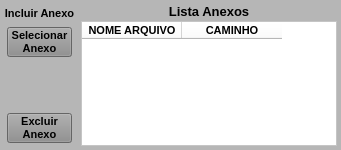
           <widget class="QWidget" name="widget_Cor6" native="true">
            <property name="maximumSize">
             <size>
              <width>16777215</width>
              <height>150</height>
             </size>
            </property>
            <property name="font">
             <font>
              <pointsize>8</pointsize>
             </font>
            </property>
            <property name="styleSheet">
             <string notr="true">background-color: rgb(182, 182, 182);</string>
            </property>
            <layout class="QHBoxLayout" name="horizontalLayout_7">
             <property name="spacing">
              <number>2</number>
             </property>
             <property name="leftMargin">
              <number>2</number>
             </property>
             <property name="topMargin">
              <number>2</number>
             </property>
             <property name="rightMargin">
              <number>2</number>
             </property>
             <property name="bottomMargin">
              <number>2</number>
             </property>
             <item>
              <widget class="QWidget" name="widget_31" native="true">
               <property name="minimumSize">
                <size>
                 <width>0</width>
                 <height>0</height>
                </size>
               </property>
               <property name="maximumSize">
                <size>
                 <width>86</width>
                 <height>16777215</height>
                </size>
               </property>
               <property name="font">
                <font>
                 <pointsize>8</pointsize>
                </font>
               </property>
               <property name="styleSheet">
                <string notr="true"/>
               </property>
               <layout class="QVBoxLayout" name="verticalLayout_11">
                <property name="spacing">
                 <number>2</number>
                </property>
                <property name="leftMargin">
                 <number>2</number>
                </property>
                <property name="topMargin">
                 <number>2</number>
                </property>
                <property name="rightMargin">
                 <number>2</number>
                </property>
                <property name="bottomMargin">
                 <number>2</number>
                </property>
                <item>
                 <widget class="QLabel" name="label_10">
                  <property name="maximumSize">
                   <size>
                    <width>16777215</width>
                    <height>18</height>
                   </size>
                  </property>
                  <property name="font">
                   <font>
                    <pointsize>8</pointsize>
                    <weight>75</weight>
                    <bold>true</bold>
                   </font>
                  </property>
                  <property name="text">
                   <string>Incluir Anexo</string>
                  </property>
                  <property name="alignment">
                   <set>Qt::AlignCenter</set>
                  </property>
                 </widget>
                </item>
                <item>
                 <widget class="QWidget" name="widget_35" native="true">
                  <property name="font">
                   <font>
                    <pointsize>8</pointsize>
                   </font>
                  </property>
                  <property name="styleSheet">
                   <string notr="true"/>
                  </property>
                  <layout class="QVBoxLayout" name="verticalLayout_7">
                   <property name="spacing">
                    <number>3</number>
                   </property>
                   <property name="leftMargin">
                    <number>3</number>
                   </property>
                   <property name="topMargin">
                    <number>3</number>
                   </property>
                   <property name="rightMargin">
                    <number>3</number>
                   </property>
                   <property name="bottomMargin">
                    <number>3</number>
                   </property>
                   <item>
                    <widget class="QPushButton" name="btn_SelecionarAnexo">
                     <property name="sizePolicy">
                      <sizepolicy hsizetype="Preferred" vsizetype="Preferred">
                       <horstretch>0</horstretch>
                       <verstretch>0</verstretch>
                      </sizepolicy>
                     </property>
                     <property name="minimumSize">
                      <size>
                       <width>0</width>
                       <height>0</height>
                      </size>
                     </property>
                     <property name="maximumSize">
                      <size>
                       <width>65</width>
                       <height>30</height>
                      </size>
                     </property>
                     <property name="font">
                      <font>
                       <pointsize>8</pointsize>
                       <weight>75</weight>
                       <bold>true</bold>
                      </font>
                     </property>
                     <property name="cursor">
                      <cursorShape>PointingHandCursor</cursorShape>
                     </property>
                     <property name="layoutDirection">
                      <enum>Qt::LeftToRight</enum>
                     </property>
                     <property name="autoFillBackground">
                      <bool>false</bool>
                     </property>
                     <property name="styleSheet">
                      <string notr="true">background-color: rgb(141, 141, 141);</string>
                     </property>
                     <property name="text">
                      <string>Selecionar
Anexo</string>
                     </property>
                     <property name="checkable">
                      <bool>false</bool>
                     </property>
                     <property name="autoDefault">
                      <bool>false</bool>
                     </property>
                     <property name="default">
                      <bool>false</bool>
                     </property>
                     <property name="flat">
                      <bool>false</bool>
                     </property>
                    </widget>
                   </item>
                   <item>
                    <widget class="QLabel" name="label_6">
                     <property name="font">
                      <font>
                       <pointsize>8</pointsize>
                      </font>
                     </property>
                     <property name="text">
                      <string/>
                     </property>
                    </widget>
                   </item>
                   <item>
                    <widget class="QPushButton" name="btn_ExcluirAnexo">
                     <property name="sizePolicy">
                      <sizepolicy hsizetype="Preferred" vsizetype="Preferred">
                       <horstretch>0</horstretch>
                       <verstretch>0</verstretch>
                      </sizepolicy>
                     </property>
                     <property name="maximumSize">
                      <size>
                       <width>65</width>
                       <height>30</height>
                      </size>
                     </property>
                     <property name="font">
                      <font>
                       <pointsize>8</pointsize>
                       <weight>75</weight>
                       <bold>true</bold>
                      </font>
                     </property>
                     <property name="cursor">
                      <cursorShape>PointingHandCursor</cursorShape>
                     </property>
                     <property name="layoutDirection">
                      <enum>Qt::LeftToRight</enum>
                     </property>
                     <property name="autoFillBackground">
                      <bool>false</bool>
                     </property>
                     <property name="styleSheet">
                      <string notr="true">background-color: rgb(141, 141, 141);</string>
                     </property>
                     <property name="text">
                      <string>Excluir 
Anexo</string>
                     </property>
                     <property name="checkable">
                      <bool>false</bool>
                     </property>
                     <property name="autoDefault">
                      <bool>false</bool>
                     </property>
                     <property name="default">
                      <bool>false</bool>
                     </property>
                     <property name="flat">
                      <bool>false</bool>
                     </property>
                    </widget>
                   </item>
                  </layout>
                 </widget>
                </item>
               </layout>
              </widget>
             </item>
             <item>
              <widget class="QWidget" name="widget_27" native="true">
               <property name="font">
                <font>
                 <pointsize>8</pointsize>
                </font>
               </property>
               <property name="styleSheet">
                <string notr="true"/>
               </property>
               <layout class="QVBoxLayout" name="verticalLayout_12">
                <property name="spacing">
                 <number>2</number>
                </property>
                <property name="leftMargin">
                 <number>2</number>
                </property>
                <property name="topMargin">
                 <number>2</number>
                </property>
                <property name="rightMargin">
                 <number>2</number>
                </property>
                <property name="bottomMargin">
                 <number>2</number>
                </property>
                <item>
                 <widget class="QLabel" name="label_9">
                  <property name="maximumSize">
                   <size>
                    <width>16777215</width>
                    <height>18</height>
                   </size>
                  </property>
                  <property name="font">
                   <font>
                    <pointsize>10</pointsize>
                    <weight>75</weight>
                    <bold>true</bold>
                   </font>
                  </property>
                  <property name="text">
                   <string>Lista Anexos</string>
                  </property>
                  <property name="alignment">
                   <set>Qt::AlignCenter</set>
                  </property>
                 </widget>
                </item>
                <item>
                 <widget class="QTableWidget" name="table_Anexos">
                  <property name="sizePolicy">
                   <sizepolicy hsizetype="Preferred" vsizetype="Preferred">
                    <horstretch>0</horstretch>
                    <verstretch>0</verstretch>
                   </sizepolicy>
                  </property>
                  <property name="font">
                   <font>
                    <pointsize>8</pointsize>
                   </font>
                  </property>
                  <property name="styleSheet">
                   <string notr="true">background-color: rgb(255, 255, 255);</string>
                  </property>
                  <column>
                   <property name="text">
                    <string>NOME ARQUIVO</string>
                   </property>
                   <property name="font">
                    <font>
                     <family>MS Shell Dlg 2</family>
                     <pointsize>8</pointsize>
                     <weight>75</weight>
                     <bold>true</bold>
                    </font>
                   </property>
                  </column>
                  <column>
                   <property name="text">
                    <string>CAMINHO</string>
                   </property>
                   <property name="font">
                    <font>
                     <family>MS Shell Dlg 2</family>
                     <pointsize>8</pointsize>
                     <weight>75</weight>
                     <bold>true</bold>
                    </font>
                   </property>
                  </column>
                 </widget>
                </item>
               </layout>
              </widget>
             </item>
            </layout>
           </widget>
